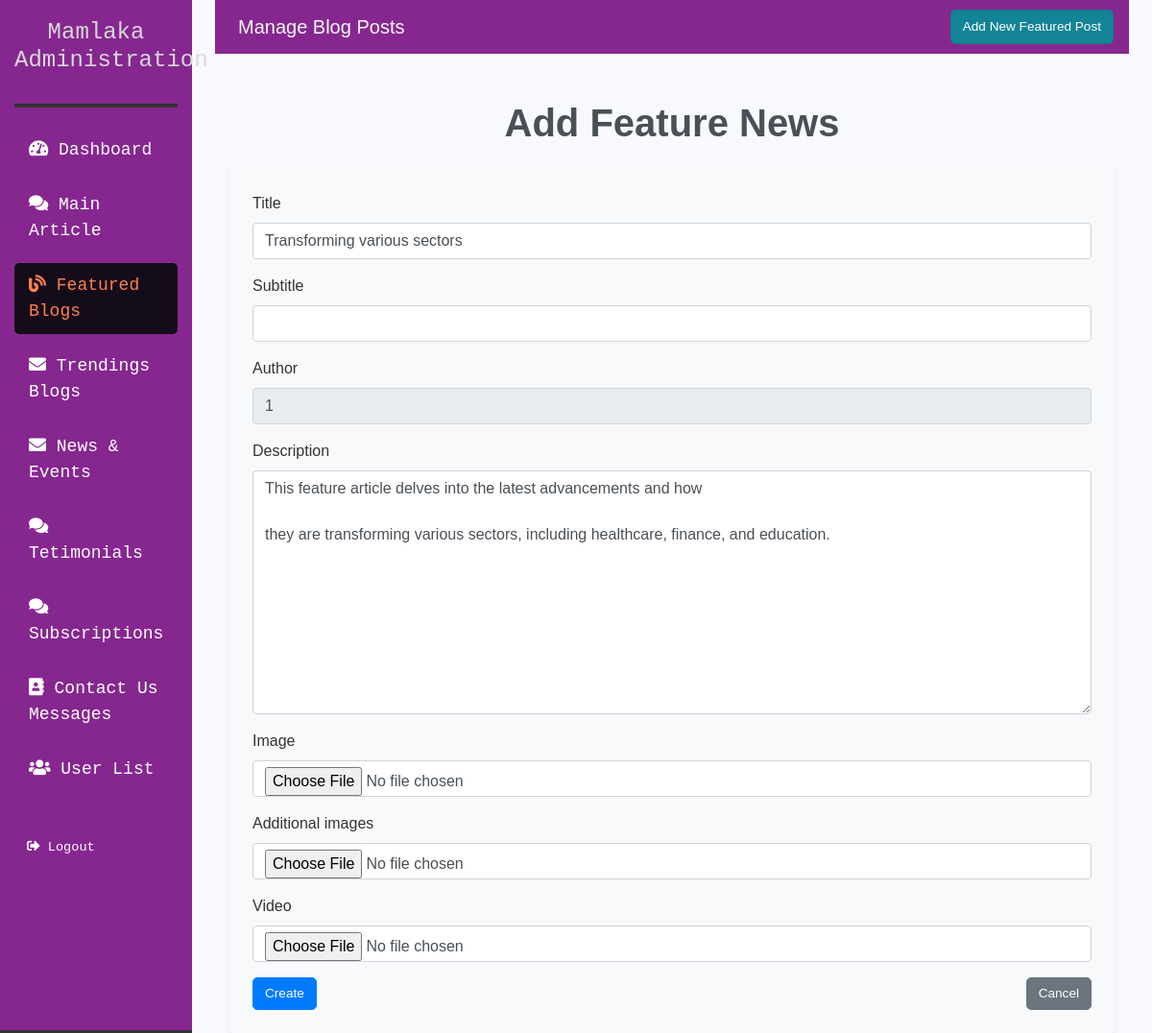
Page /feature-news/edit/3/ (signed in) on the committed database.
### blog/models_backup.py (models this page shows, shortened)
class FeatureNews(models.Model):
    title = models.CharField(max_length=255)
    subtitle = models.CharField(max_length=255, null=True, blank=True)
    image = models.ImageField(upload_to='feature_news/', null=True, blank=True)
    description = models.TextField()
    additional_images = models.ImageField(upload_to='feature_news/images/', null=True, blank=True)
    video = models.FileField(upload_to='videos/', null=True, blank=True)  # Update field name and type
    created_at = models.DateTimeField(auto_now_add=True)
    author = models.ForeignKey(User, on_delete=models.CASCADE, related_name='feature_news', null=True, blank=True)  # Author field

### blog/template_views.py (the view)
# urls.py: path('feature-news/edit/<int:pk>/', template_views.FeatureNewsUpdateView.as_view(), name='feature_news_update'),
@method_decorator(login_required(login_url='/accounts/login/'), name='dispatch')
class FeatureNewsUpdateView(UpdateView):
    model = FeatureNews
    form_class = FeatureNewsForm
    template_name = 'feature_news_form.html'
    success_url = reverse_lazy('feature_news_list')

### blog/forms.py
class FeatureNewsForm(forms.ModelForm):
    class Meta:
        model = FeatureNews
        fields = ['title', 'subtitle', 'author', 'description', 'image', 'additional_images', 'video']  # Changed video_url to video
        widgets = {
            'title': forms.TextInput(attrs={'class': 'form-control'}),
            'author': forms.TextInput(attrs={'class': 'form-control', 'readonly': 'readonly'}),
            'subtitle': forms.TextInput(attrs={'class': 'form-control'}),
            'description': forms.Textarea(attrs={'class': 'form-control'}),
            'image': forms.FileInput(attrs={'class': 'form-control'}),
            'additional_images': forms.FileInput(attrs={'class': 'form-control'}),
            'video': forms.FileInput(attrs={'class': 'form-control'}),  # Changed to FileInput
        }
    def __init__(self, *args, **kwargs):
        user = kwargs.pop('user', None)
        super(FeatureNewsForm, self).__init__(*args, **kwargs)
        if user is not None:
            self.fields['author'].initial = user.username

### templates/feature_news_form.html (shortened to what this page needs)
{% extends 'base.html' %}
{% block content %}
<div class="container mt-5">
    <h1 class="text-center mb-4">{% if feature_news %}Edit Feature News{% else %}Add Feature News{% endif %}</h1>
    <form method="post" enctype="multipart/form-data" class="bg-light p-4 rounded shadow-sm">
        {% for field in form %}
            <div class="form-group mb-3">
                <label for="{{ field.id_for_label }}" class="form-label">{{ field.label }}</label>
                {{ field }}
            </div>
        {% endfor %}
        <div class="d-flex justify-content-between">
            <button type="submit" class="btn btn-primary">
                {% if feature_news %}Update{% else %}Create{% endif %}
            </button>
            <a href="{% url 'feature_news_list' %}" class="btn btn-secondary">Cancel</a>
        </div>
    </form>
</div>
{% endblock %}

### templates/base.html (style rules this page uses)
body { background-color: #f7f9fc; color: #333; font-family: Arial, sans-serif; }
h1 { font-weight: 600; color: #495057; }
.btn { font-size: 0.85rem; transition: all 0.3s ease; border-radius: 5px; }
.shadow-sm { box-shadow: 0 2px 4px rgba(0, 0, 0, 0.08); }

### rows in the picture
FeatureNews: form "Transforming various sectors" "1" "This feature article delves into the latest advancements and how they are transforming various sectors, including healthcare, finance, and education."

### other values in the picture
{{ field.label }} "Title" "Subtitle" "Author" "Description" "Image" "Additional images" "Video"
